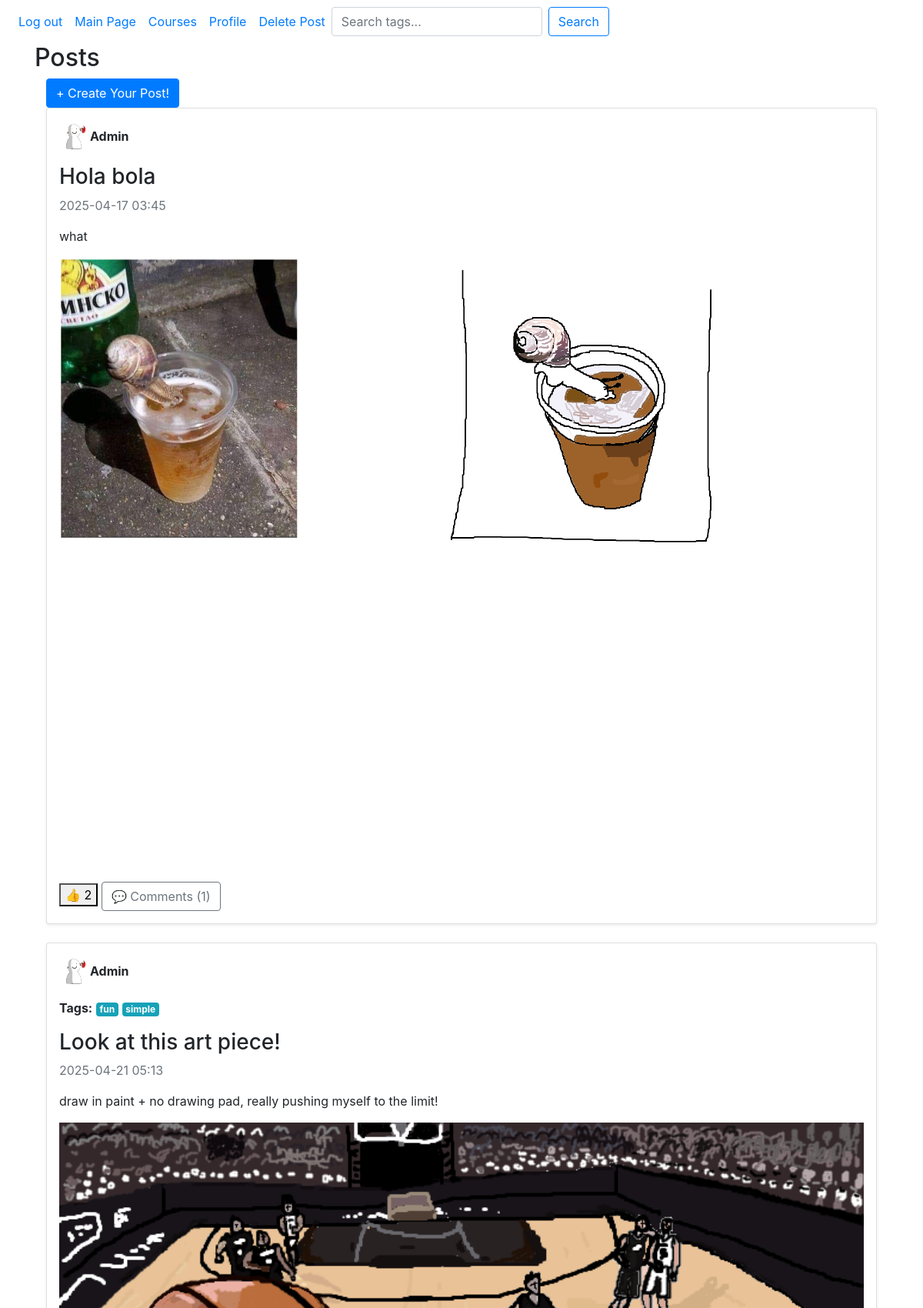
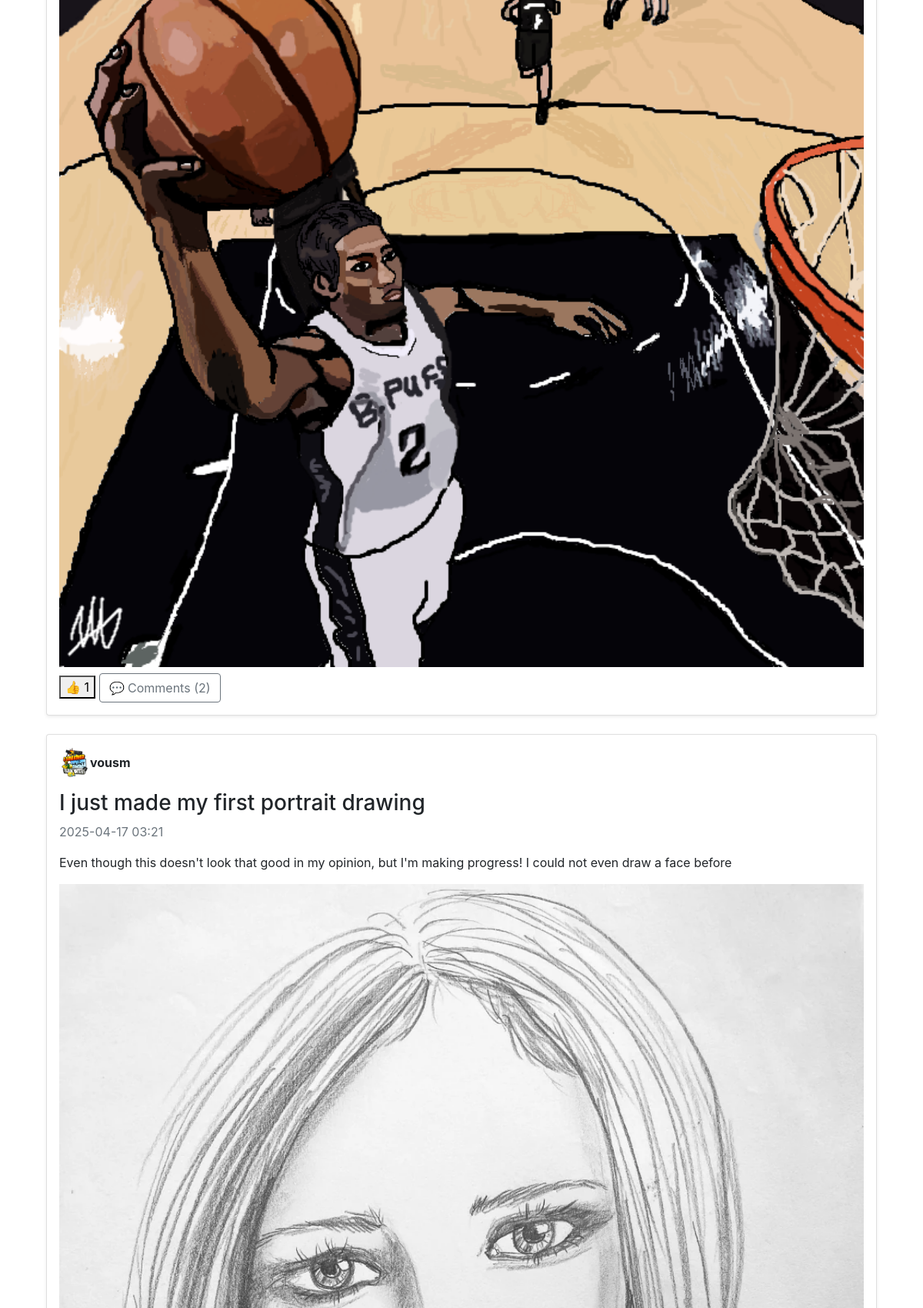
Screenshot of /main (signed in, upper part) with the database file from the repository (2 pictures, top to bottom).
### website/models.py (models this page shows, shortened)
class Posts(db.Model):
    id = db.Column(db.Integer, primary_key = True)
    post_title = db.Column(db.String(150))
    timestamp = db.Column(db.DateTime(timezone=True), default=func.now())
    user_id = db.Column(db.Integer, db.ForeignKey('user.id'))  # who posted it
    image_url = db.Column(db.String(300))  # link to the artwork (if it's an image post)
    content = db.Column(db.Text)  # description/caption
    likes = db.Column(db.Integer, default=0) # likes/upvotes, for sorting posts
    tags = db.relationship('Tag', secondary=post_tags, backref='posts')
    is_locked = db.Column(db.Boolean, default=True)
    is_approved = db.Column(db.Boolean, default=False) # check for a post to see if its approved or not
    comments = db.relationship('Comment', backref='post', lazy=True)  # link comments to the post

class User(db.Model, UserMixin):
    id = db.Column(db.Integer, primary_key = True)
    email = db.Column(db.String(150), unique = True)
    password = db.Column(db.String(150))
    posts = db.relationship('Posts', backref='author', lazy=True) # user's posts
    username = db.Column(db.String(150), unique=True, nullable=False)  # renamed from first_name
    user_image = db.Column(db.String(300), nullable=True)  # path to profile image
    is_admin = db.Column(db.Boolean, default=False) # check to see if this is an admin or not

class Tag(db.Model):
    id = db.Column(db.Integer, primary_key=True)
    name = db.Column(db.String(50), unique=True, nullable=False)

### website/views.py (the view)
@views.route('/main')
@login_required
def main():
    approved_posts = Posts.query.options(joinedload(Posts.comments), joinedload(Posts.upvotes)).filter_by(is_approved=True).all()
    approved_posts.sort(key=lambda post: (len(post.upvotes), post.timestamp), reverse=True)
    return render_template("main.html", posts=approved_posts)

### website/__init__.py (called while the page is built)
def create_app():
    app = Flask(__name__)
    app.config['SECRET_KEY'] = 'touplis' #secret key for dev only
    app.config['SQLALCHEMY_DATABASE_URI'] = f'sqlite:///{DB_NAME}'
    db.init_app(app)
    migrate.init_app(app, db)
    from .views import views
    from .auth import auth
    from .admin import admin
    app.register_blueprint(views, url_prefix='/')
    app.register_blueprint(auth, url_prefix='/')
    app.register_blueprint(admin)
    from .models import User, Posts, Course
    login_manager = LoginManager()
    login_manager.login_view = 'auth.login'
    login_manager.init_app(app)
    @login_manager.user_loader
    def load_user(id):
        return User.query.get(int(id))
    @app.context_processor
    def inject_user():
        return dict(user=current_user)
    create_database(app)
    return app

### website/templates/main.html (shortened to what this page needs)
{% extends "base.html" %}
{% block content %}
<h2>Posts</h2>
<div class="container">
  <a href="{{ url_for('views.create_post') }}" class="btn btn-primary" >+ Create Your Post!</a>
  {% for post in posts %}
    <div class="card mb-4 p-3 shadow-sm">
      <div class="d-flex align-items-center mb-3">
        {% if post.author.user_image %}
          <img src="{{ post.author.user_image }}" alt="User Image" class="rounded-circle me-2" width="40" height="40">
        {% else %}
          <img src="{{ url_for('static', filename='default_user.png') }}" alt="Default User" class="rounded-circle me-2" width="40" height="40">
        {% endif %}
        <strong>{{ post.author.username }}</strong>
      </div>
      {% if post.tags %}
      <p class="tags mb-3">
        <strong>Tags:</strong>
          {% for tag in post.tags %}
            <span class="badge badge-info">{{ tag.name }}</span>
          {% endfor %}
      </p>
      {% endif %}
      <h3>{{ post.post_title }}</h3>
      <p class="text-muted">{{ post.timestamp.strftime('%Y-%m-%d %H:%M') }}</p>
      <p>{{ post.content }}</p>
      {% if post.image_url %}
        <img src="{{ post.image_url }}" alt="Post Image" class="img-fluid mb-2" style="max-width: 100%; height: auto;">
      {% endif %}
        <div>
          <button class="upvote-btn" data-post-id="{{ post.id }}">
            👍 <span class="upvote-count">{{ post.upvotes|length }}</span>
          </button>
          <a href="{{ url_for('views.post_detail', post_id=post.id) }}" class="btn btn-outline-secondary">
            💬 Comments ({{ post.comments|length }})
          </a>
        </div>
    </div>
  {% endfor %}
</div>
{% endblock %}

### rows the page displays
Posts: author.username "Admin", post_title "Hola bola", timestamp "2025-04-17 03:45", content "what", image_url (picture), upvotes|length "2", comments|length "1"
Posts: author.username "Admin", post_title "Look at this art piece!", timestamp "2025-04-21 05:13", content "draw in paint + no drawing pad, really pushing myself to the limit!", image_url (picture), upvotes|length "1", comments|length "2"
Tag: name "fun"
Tag: name "simple"
Posts: author.user_image (picture), author.username "vousm", post_title "I just made my first portrait drawing", timestamp "2025-04-17 03:21", content "Even though this doesn't look that good in my opinion, but I'm making progress! I could not even draw a face before", image_url (picture)
